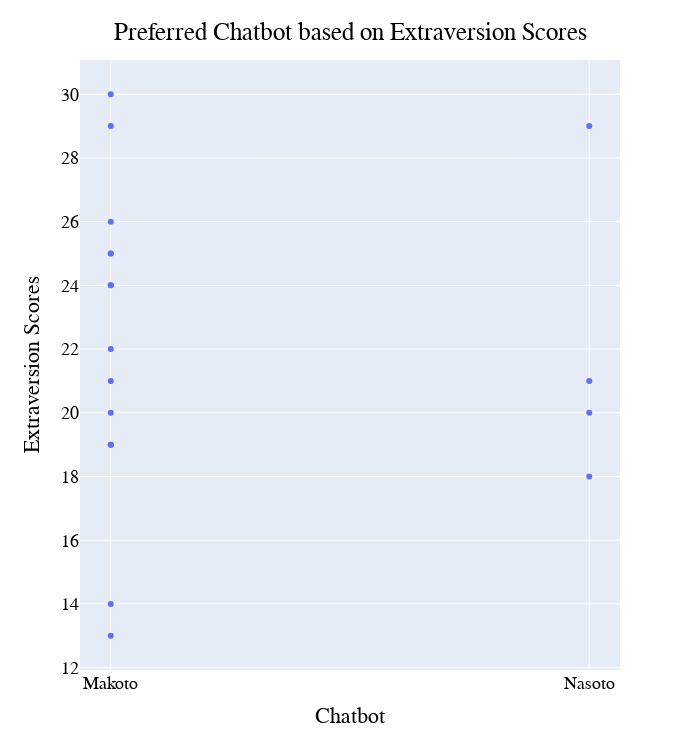

Source (notebook cell):
### Markdown cell above
# Preferrences Plot

### Code cell
# scatter plot extraversion v preferred chatbot 
fig = px.scatter(x=df_personality['preffered_Chatbot'], y=df_personality['extraversion_score'])
fig.update_layout(
    width=700,
    height=750,
    title={
        'text': "Preferred Chatbot based on Extraversion Scores",
        'y':0.97,
        'x':0.5,
        'xanchor': 'center',
        'yanchor': 'top'},
    xaxis_title = "Chatbot",
    yaxis_title="Extraversion Scores",
    legend=dict(x=0.7, y=0.975),
    font=dict(
        family="Arial",
        size=18,
        color="#000000"
    ),
)
fig.show()

### Figure 1 — Plotly figure (JSON) as saved in the notebook; plotly's stock layout.template omitted (floating-point values rounded to 4 significant figures)
{"data": [{"hovertemplate": "x=%{x}<br>y=%{y}<extra></extra>", "legendgroup": "", "marker": {"color": "#636efa", "symbol": "circle"}, "mode": "markers", "name": "", "showlegend": false, "type": "scatter", "x": [null, "Makoto", "Makoto", "Makoto", "Nasoto", "Makoto", "Makoto", "Makoto", "Makoto", "Nasoto", "Makoto", "Makoto", "Makoto", "Makoto", "Makoto", "Makoto", "Nasoto", "Nasoto", null, "Makoto"], "xaxis": "x", "y": [19, 14, 21, 26, 21, 24, 24, 19, 25, 18, 25, 22, 13, 29, 30, 20, 20, 29, 26, 19], "yaxis": "y"}], "layout": {"font": {"color": "#000000", "family": "Arial", "size": 18}, "height": 750, "legend": {"tracegroupgap": 0, "x": 0.7, "y": 0.975}, "margin": {"t": 60}, "title": {"text": "Preferred Chatbot based on Extraversion Scores", "x": 0.5, "xanchor": "center", "y": 0.97, "yanchor": "top"}, "width": 700, "xaxis": {"anchor": "y", "domain": [0, 1], "title": {"text": "Chatbot"}}, "yaxis": {"anchor": "x", "domain": [0, 1], "title": {"text": "Extraversion Scores"}}}}
